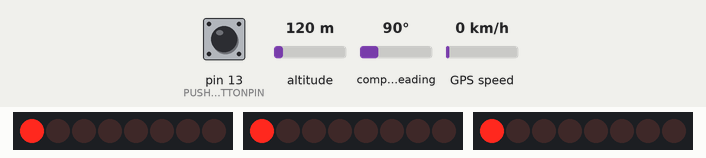
This sketch was run on a simulated Arduino Mega 2560, built with avr-gcc and run on an emulated ATmega2560. On the bench: 3 × 8 shift-register outputs drawn as a row of LEDs (first output left, lit = HIGH). Wiring (inferred from the names in the program): 3 × shift register (74HC595): data pin 4, shift clock pin 6, latch pin 5 / data pin 7, shift clock pin 9, latch pin 8 / data pin 10, shift clock pin 12, latch pin 11. Wiring (inferred from the signals the program sends): 3 × row of LEDs: on Q0, Q1, Q2, Q3, Q4, Q5, Q6, Q7 / on Q0, Q1, Q2, Q3, Q4, Q5, Q6, Q7 / on Q0, Q1, Q2, Q3, Q4, Q5, Q6, Q7. The test bench sets the inputs (shaded band); at power-on: GPS speed 0 km/h, pin 13 (PUSHBUTTONPIN) HIGH, altitude 120 m, compass heading 90°. EEPROM starts erased; the GPS gets a fix after 3 s at 37.7749, -122.4194 with 8 satellites; what the sketch prints to the serial monitor is not drawn.

Above: at 1.76 s.
1.8 s: GPS speed set to 30 km/h
At 3.3 s:
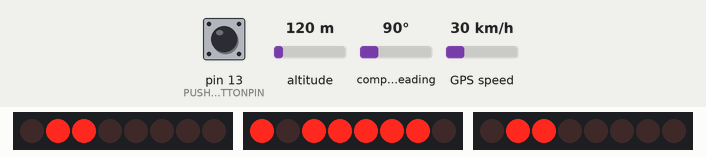
3.6 s: pin 13 (PUSHBUTTONPIN) pulled LOW for 3.2 s
11.8 s: pin 13 (PUSHBUTTONPIN) driven LOW
18.3 s: GPS speed set to 2 km/h
At 19.8 s:
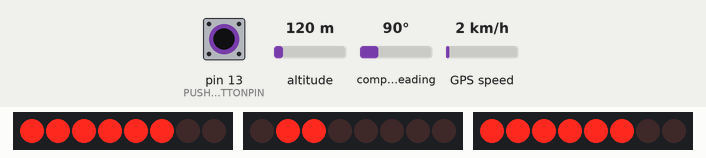
20.3 s: pin 13 (PUSHBUTTONPIN) driven HIGH
At 24.9 s:
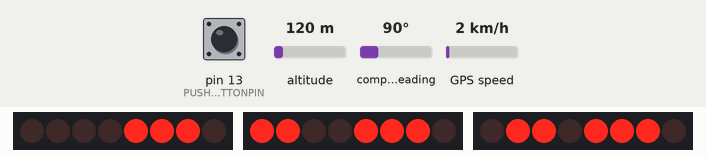
25.0 s: pin 13 (PUSHBUTTONPIN) driven LOW
At 30.7 s:
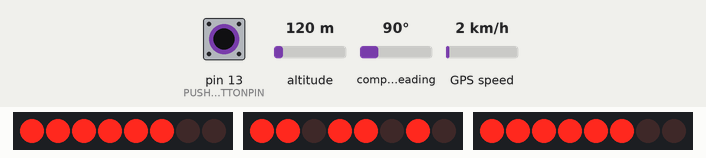
Timing chart, 0 to 32.2 s (numbered marks = the images above; inputs shaded):
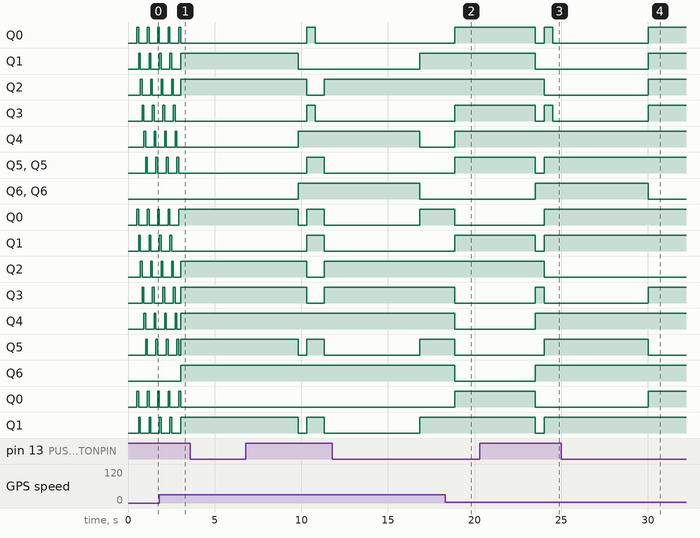

Measured:
- after the input at 18.3 s, Q0, Q3–5, Q1, Q0, Q3–5: LOW → HIGH after 0.55 s; Q0, Q3–6: HIGH → LOW after 0.55 s
- after the input at 20.3 s, Q0, Q3: HIGH → LOW after 3.2 s, → HIGH 0.50 s later, → LOW 0.50 s later; Q1, Q0, Q3: HIGH → LOW after 3.2 s; Q2, Q2: HIGH → LOW after 3.7 s; Q5, Q1, Q1, Q4, Q5: HIGH → LOW after 3.2 s, → HIGH 0.50 s later; Q6, Q4, Q6, Q6: LOW → HIGH after 3.2 s

The sketch:

sail-speed-with-ultimate-gps.ino
```cpp
#include <Adafruit_GPS.h>
#include <SoftwareSerial.h>
#include "EEPROM.h"

const int GPSRX = 2;
const int GPSTX = 3;

// left most display
const int DATAPIN1 = 4;
const int LATCHPIN1 = 5;
const int CLOCKPIN1 = 6;

// middle display
const int DATAPIN2 = 7;
const int LATCHPIN2 = 8;
const int CLOCKPIN2 = 9;

// right most display
const int DATAPIN3 = 10;
const int LATCHPIN3 = 11;
const int CLOCKPIN3 = 12;

const int PUSHBUTTONPIN = 13;

float speed = 00.0;
float displayedSpeed = 0.0;

int firstNumberDisplayed = 99;
int secondNumberDisplayed = 99;
int thirdNumberDisplayed = 99;

int firstNumber = 0;
int secondNumber = 0;
int thirdNumber = 0;

int haveFix = 0;
int segmentToLight = 0;  // this is done when we do not have a fix

// Handle push button
int keyPressedStartMillis = 0;
int totalKeyPressedMillis = 0;
int keyNotPressedStartMillis = 0;
int totalKeyNotPressedMillis = 0;

int mode = 0;  // 0=show speed, 1=set units
// 0 = mph, 1 = kph, 2 = knots
int units = 0;
// this is saved to EEPROM at startup and then only updated if the user changes it.
int unitsSaved = 0;

// If using software serial, keep this line enabled
// (you can change the pin numbers to match your wiring):
///SoftwareSerial mySerial(3, 2);
SoftwareSerial mySerial(GPSRX, GPSTX);  // RX,TX


// If using hardware serial (e.g. Arduino Mega), comment out the
// above SoftwareSerial line, and enable this line instead
// (you can change the Serial number to match your wiring):
//HardwareSerial mySerial = Serial1;
Adafruit_GPS GPS(&mySerial);

// Set GPSECHO to 'false' to turn off echoing the GPS data to the Serial console
// Set to 'true' if you want to debug and listen to the raw GPS sentences.
#define GPSECHO  false

// this keeps track of whether we're using the interrupt
// off by default!
boolean usingInterrupt = false;
void useInterrupt(boolean); // Func prototype keeps Arduino 0023 happy


/////////////////////////////////////////////////////////////////////////
// Arduino Setup
/////////////////////////////////////////////////////////////////////////
void setup()
{
    // Enable the pins for output
    pinMode(DATAPIN1, OUTPUT);
    pinMode(LATCHPIN1, OUTPUT);
    pinMode(CLOCKPIN1, OUTPUT);

    pinMode(DATAPIN2, OUTPUT);
    pinMode(LATCHPIN2, OUTPUT);
    pinMode(CLOCKPIN2, OUTPUT);

    pinMode(DATAPIN3, OUTPUT);
    pinMode(LATCHPIN3, OUTPUT);
    pinMode(CLOCKPIN3, OUTPUT);

    pinMode(PUSHBUTTONPIN, INPUT);

    // Read the units from EEPROM.
    // For now, just default to KNOTS.
    if (EEPROM.read(1) == 255) {
      // default to knots
      EEPROM.write(0, 2);
      // write a byte that tells us we have been initialized
      EEPROM.write(1, 1);
    }

    unitsSaved = EEPROM.read(0);
    units = unitsSaved;


    // connect at 115200 so we can read the GPS fast enough and echo without dropping chars
    // also spit it out
    Serial.begin(115200);
    Serial.println("Small Sailboat Speedometer Log!");

    // 9600 NMEA is the default baud rate for Adafruit MTK GPS's- some use 4800
    GPS.begin(9600);

    // uncomment this line to turn on RMC (recommended minimum) and GGA (fix data) including altitude
    GPS.sendCommand(PMTK_SET_NMEA_OUTPUT_RMCGGA);
    // uncomment this line to turn on only the "minimum recommended" data
    //GPS.sendCommand(PMTK_SET_NMEA_OUTPUT_RMCONLY);
    // For parsing data, we don't suggest using anything but either RMC only or RMC+GGA since
    // the parser doesn't care about other sentences at this time

    // Set the update rate
    //GPS.sendCommand(PMTK_SET_NMEA_UPDATE_200_MILLIHERTZ);  // once every 5 seconds
    GPS.sendCommand(PMTK_SET_NMEA_UPDATE_1HZ);   // 1 Hz update rate
    // For the parsing code to work nicely and have time to sort thru the data, and
    // print it out we don't suggest using anything higher than 1 Hz

    // Request updates on antenna status, comment out to keep quiet
    //GPS.sendCommand(PGCMD_ANTENNA);

    // the nice thing about this code is you can have a timer0 interrupt go off
    // every 1 millisecond, and read data from the GPS for you. that makes the
    // loop code a heck of a lot easier!
    useInterrupt(true);

    delay(500);

    // Ask for firmware version
    mySerial.println(PMTK_Q_RELEASE);
}


// Interrupt is called once a millisecond, looks for any new GPS data, and stores it
SIGNAL(TIMER0_COMPA_vect) {
    char c = GPS.read();
    // if you want to debug, this is a good time to do it!
    #ifdef UDR0
    if (GPSECHO)
        if (c) UDR0 = c;
        // writing direct to UDR0 is much much faster than Serial.print
        // but only one character can be written at a time.
    #endif
}

/////////////////////////////////////////////////////////////////////////
// Interupt for GPS
/////////////////////////////////////////////////////////////////////////
void useInterrupt(boolean v) {
  if (v) {
    // Timer0 is already used for millis() - we'll just interrupt somewhere
    // in the middle and call the "Compare A" function above
    OCR0A = 0xAF;
    TIMSK0 |= _BV(OCIE0A);
    usingInterrupt = true;
  } else {
    // do not call the interrupt function COMPA anymore
    TIMSK0 &= ~_BV(OCIE0A);
    usingInterrupt = false;
  }
}


/////////////////////////////////////////////////////////////////////////
// Arduino Loop
/////////////////////////////////////////////////////////////////////////
void loop() {

    if (mode == 0)
    {
        // Show the speed
        showSpeed();
    }
    else if (mode == 1)
    {
        // Show the units
        showUnits();
    }

    // Process the momentary switch
    // Check if the pushbutton has been pressed.
    if (digitalRead(PUSHBUTTONPIN) == LOW)
    {
        // The key is not pressed
        keyPressedStartMillis = 0;
        totalKeyPressedMillis = 0;
        if (keyNotPressedStartMillis == 0)
        {
            keyNotPressedStartMillis = millis();
        }
        totalKeyNotPressedMillis = millis() - keyNotPressedStartMillis;
    }
    else
    {
        // The key is pressed
        keyNotPressedStartMillis = 0;
        totalKeyNotPressedMillis = 0;
        if (keyPressedStartMillis == 0)
        {
            keyPressedStartMillis = millis();
        }
        totalKeyPressedMillis = millis() - keyPressedStartMillis;
    }

    if (mode == 0)
    {
        // Display mode.
        // Watch for the user pressing the key for 5 seconds
        if (totalKeyPressedMillis > 3000)
        {
            Serial.println("Switching to unit mode");
            totalKeyPressedMillis = 0;
            keyPressedStartMillis = 0;
            mode = 1;

        }
    }
    else if (mode == 1)
    {
        firstNumberDisplayed = 99;
        secondNumberDisplayed = 99;
        thirdNumberDisplayed = 99;

        // Units mode
        // While in units mode, if a key is not pressed for 5 seconds
        // then switch back to display mode.
        if (totalKeyNotPressedMillis > 5000)
        {
            Serial.println("Switching to display mode due to 5 second timeout");
            totalKeyNotPressedMillis = 0;
            keyNotPressedStartMillis = 0;
            mode = 0;

            // If the units have changed save them
            if (unitsSaved != units)
            {
                EEPROM.write(0, units);
                unitsSaved = units;
            }
        }
        else if (totalKeyPressedMillis > 500)
        {
            Serial.println("Changing units");
            totalKeyPressedMillis = 0;
            keyPressedStartMillis = 0;
            units = units + 1;
            if (units > 2)
            {
                units = 0;
            }
        }
    }
}

/////////////////////////////////////////////////////////////////////////
// showSpeed
/////////////////////////////////////////////////////////////////////////
void showSpeed()
{
    // if a sentence is received, we can check the checksum, parse it...
    if (GPS.newNMEAreceived())
    {
        Serial.println("GPS NMEA Message Received");

        GPS.parse(GPS.lastNMEA());

        if (GPS.fix)
        {
            haveFix = 1;

            // Save the speed in knots
            speed = GPS.speed;

            Serial.print("GPS FIX MADE - GPS LAT: ");
            Serial.print(GPS.latitude, 4); Serial.print(GPS.lat);
            Serial.print(", GPS LON:  ");
            Serial.print(GPS.longitude, 4); Serial.print(GPS.lon);
            Serial.print(", ");
            Serial.print("Fix Quality: " );  Serial.print(GPS.fixquality);
            Serial.print(", ");
            Serial.print("Speed (knots): "); Serial.print(GPS.speed);
            Serial.print(", ");
            Serial.print("Satellites: "); Serial.print((int)GPS.satellites);
            Serial.print(", ");
            Serial.print("Angle: "); Serial.print(GPS.angle);
            Serial.print(", ");
            Serial.print("Altitude: "); Serial.println(GPS.altitude);

        }
        else
        {
            haveFix = 0;

            // Since we don't have a fix set the speed to 0.
            speed = 0.0;

            Serial.println("No GPS Fix");
        }
    }


    if (haveFix == 1)
    {
        // If the speed is less than 1 knot then ignore it
        if (speed < 0.5)
        {
            speed = 0.0;
        }

        // speed is knots from the GPS
        if (units == 0)
        {
            // Convert speed to mph
            displayedSpeed = speed * 1.15077945;
            Serial.println("Showing mph");
        }
        else if (units == 1)
        {
            // Convert the speed to kilometers
            displayedSpeed = speed * 1.85200;
            Serial.println("Showing kilometers");
        }
        else
        {
            // Convert the speed to knots
            displayedSpeed = speed;
            Serial.println("Showing knots");
        }


        // Convert speed to kph


        calculateNumber(displayedSpeed);

        int numberUpdated = 0;
        if (firstNumberDisplayed != firstNumber)
        {
          // Update the number
          numberUpdated = 1;
          showNumberViaShiftRegisters(firstNumber, DATAPIN1, LATCHPIN1, CLOCKPIN1);
          firstNumberDisplayed = firstNumber;
        }
        if (secondNumberDisplayed != secondNumber)
        {
          // Update the number
          numberUpdated = 1;
          showNumberViaShiftRegisters(secondNumber, DATAPIN2, LATCHPIN2, CLOCKPIN2);
          secondNumberDisplayed = secondNumber;
        }
        if (thirdNumberDisplayed != thirdNumber)
        {
          // Update the number
          numberUpdated = 1;
          showNumberViaShiftRegisters(thirdNumber, DATAPIN3, LATCHPIN3, CLOCKPIN3);
          thirdNumberDisplayed = thirdNumber;
        }

        if (numberUpdated == 1)
        {
            Serial.print("The speed is ");
            Serial.print(speed);
            Serial.print(".  ");
            Serial.print("first number=");
            Serial.print(firstNumber);
            Serial.print(" second number=");
            Serial.print(secondNumber);
            Serial.print(" third number=");
            Serial.println(thirdNumber);
        }

        delay(100);
    }
    else
    {
        // Do not have a fix so show animation
        lightSegmentViaShiftRegisters(segmentToLight, DATAPIN1, LATCHPIN1, CLOCKPIN1);
        lightSegmentViaShiftRegisters(segmentToLight, DATAPIN2, LATCHPIN2, CLOCKPIN2);
        lightSegmentViaShiftRegisters(segmentToLight, DATAPIN3, LATCHPIN3, CLOCKPIN3);

        // increment the segment
        segmentToLight = segmentToLight + 1;

        if (segmentToLight > 5) {
            segmentToLight = 0;
        }
        delay(100);
    }
}

/////////////////////////////////////////////////////////////////////////
// showUnits
/////////////////////////////////////////////////////////////////////////
void showUnits()
{

    if (units == 0)
    {
        // Show MPH.
        // 1st segment - show sideways M using pins A, F, G, E, D
        // 2nd segment - shows P using pins A, B, G, F, E
        // 3rd segment - shows H using pins F, G, E, C
        showLetterViaShiftRegisters('m', DATAPIN1, LATCHPIN1, CLOCKPIN1);
        showLetterViaShiftRegisters('p', DATAPIN2, LATCHPIN2, CLOCKPIN2);
        showLetterViaShiftRegisters('h', DATAPIN3, LATCHPIN3, CLOCKPIN3);
    }
    else if (units == 1)
    {
        // Show KIL
        // Show KPH  |- P h
        // 1st segment - shows k using pins F, E, G, D
        // 2nd segment - shows P using pins A, B, G, F, E
        // 3rd segment - shows H using pins F, G, E, C
        showLetterViaShiftRegisters('k', DATAPIN1, LATCHPIN1, CLOCKPIN1);
        showLetterViaShiftRegisters('p', DATAPIN2, LATCHPIN2, CLOCKPIN2);
        showLetterViaShiftRegisters('h', DATAPIN3, LATCHPIN3, CLOCKPIN3);
    }
    else if (units == 2)
    {
        // Show KNOTS - nph
        // 1st segment - show n using pins E, G, C
        // 2nd segment - show o using pins G, E, D, C
        // 3rd segment - show t using pins A, B, C
        showLetterViaShiftRegisters('n', DATAPIN1, LATCHPIN1, CLOCKPIN1);
        showLetterViaShiftRegisters('o', DATAPIN2, LATCHPIN2, CLOCKPIN2);
        showLetterViaShiftRegisters('t', DATAPIN3, LATCHPIN3, CLOCKPIN3);
    }

}


/////////////////////////////////////////////////////////////////////////
// calculateNumber
// this function takes the speed and determines what numbers each of the
// 7 segment LEDs should show.
/////////////////////////////////////////////////////////////////////////
void calculateNumber(float aNumber)
{
  // Determine first digit
  int wholeNumber = aNumber * 10;

  // From left to right
  firstNumber = wholeNumber / 100;
  secondNumber = (wholeNumber - (firstNumber * 100)) / 10;
  thirdNumber = wholeNumber - (firstNumber * 100) - (secondNumber * 10);
}

/////////////////////////////////////////////////////////////////////////
// lightSegmentViaShiftRegisters
/////////////////////////////////////////////////////////////////////////
void lightSegmentViaShiftRegisters(int aSegment, int aDataPin, int aLatchPin, int aClockPin)
{
    // GFE DCBA
    // 0000,0001 will be written as 1 for Q0
    // 0000,0010 will be written as 1 for Q1
    //
    // 0000,0001 - 1
    // 0000,0010 - 2
    // 0000,0100 - 4
    // 0000,1000 - 8
    // 0001,0000 - 16
    // 0010,0000 - 32
    // 0100,0000 - 64

    int shiftNumber = 0;
    if (aSegment == 0) {
        shiftNumber = 1;
    }
    else if (aSegment == 1) {
        shiftNumber = 2;
    }
    else if (aSegment == 2) {
        shiftNumber = 4;
    }
    else if (aSegment == 3) {
        shiftNumber = 8;
    }
    else if (aSegment == 4) {
        shiftNumber = 16;
    }
    else if (aSegment == 5) {
        shiftNumber = 32;
    }
    else if (aSegment == 6) {
        shiftNumber = 64;
    }

    digitalWrite(aLatchPin, LOW);
    shiftOut(aDataPin, aClockPin, MSBFIRST, shiftNumber);
    digitalWrite(aLatchPin, HIGH);
}

/////////////////////////////////////////////////////////////////////////
// showNumberViaShiftRegisters
// h, k, m, n, o, p, t
/////////////////////////////////////////////////////////////////////////
void showLetterViaShiftRegisters(char aLetter, int aDataPin, int aLatchPin, int aClockPin)
{
    // pin definitions
    int a = 1;
    int b = 2;
    int c = 4;
    int d = 8;
    int e = 16;
    int f = 32;
    int g = 64;

    //  GFE DCBA
    // 0000,0001 will be written as 1 for Q0
    // 0000,0010 will be written as 1 for Q1
    int letter = 0;
    if (aLetter == 'h')
    {
        letter = f | e | g | b | c;
    }
    else if (aLetter == 'k')
    {
        letter = f | e | g;
    }
    else if (aLetter == 'm')
    {
        letter = a | f | g | e | d;
    }
    else if (aLetter == 'n')
    {
        letter = e | g | c;
    }
    else if (aLetter == 'o')
    {
        letter = e | g | c | d;
    }
    else if (aLetter == 'p')
    {
        letter = e | f | a | b | g;
    }
    else if (aLetter == 't')
    {
        letter = c | g;
    }
    else
    {
        letter = a | b | c | d | e | f | g;
    }

    digitalWrite(aLatchPin, LOW);
    shiftOut(aDataPin, aClockPin, MSBFIRST, letter);
    digitalWrite(aLatchPin, HIGH);

}

/////////////////////////////////////////////////////////////////////////
// showNumberViaShiftRegisters
// numbers 0-9 are understood
/////////////////////////////////////////////////////////////////////////
void showNumberViaShiftRegisters(int aNumber, int aDataPin, int aLatchPin, int aClockPin)
{
    //  GFE DCBA
    // 0000,0001 will be written as 1 for Q0
    // 0000,0010 will be written as 1 for Q1
    //
    // 0000,0110 is 1 is 6 ok
    // 0101,1011 is 2 is 91
    // 0100,1111 is 3 is 79
    // 0110,0110 is 4 is 102
    // 0110,1101 is 5 is 109
    // 0111,1101 is 6 is 125
    // 0000,0111 is 7 is 7
    // 0111,1111 is 8 is 127
    // 0110,1111 is 9 is 111
    // 0011,1111 is 0 is 63
    //

    int shiftNumber = 0;
    if (aNumber == 0)
      shiftNumber = 63;
    else if (aNumber == 1)
      shiftNumber = 6;
    else if (aNumber == 2)
      shiftNumber = 91;
    else if (aNumber == 3)
      shiftNumber = 79;
    else if (aNumber == 4)
      shiftNumber = 102;
    else if (aNumber == 5)
      shiftNumber = 109;
    else if (aNumber == 6)
      shiftNumber = 125;
    else if (aNumber == 7)
      shiftNumber = 7;
    else if (aNumber == 8)
      shiftNumber = 127;
    else if (aNumber == 9)
      shiftNumber = 111;

    digitalWrite(aLatchPin, LOW);
    shiftOut(aDataPin, aClockPin, MSBFIRST, shiftNumber);
    digitalWrite(aLatchPin, HIGH);
}
```
